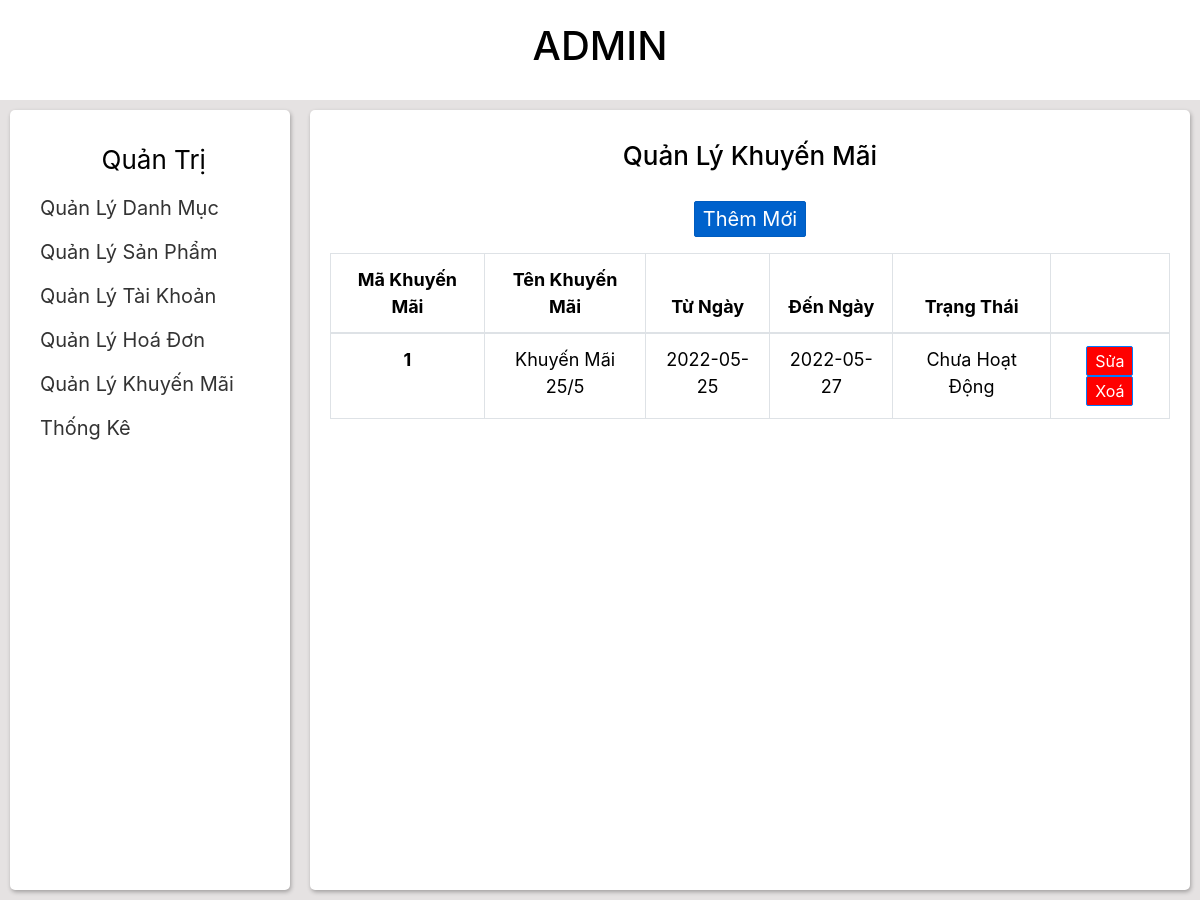
The app's page /admin/quanlykhuyenmai/quanlykhuyenmai.php with its own data.
### tables this page shows
CREATE TABLE `khuyen_mai` (
  `MaKM` varchar(10) NOT NULL,
  `TenKM` varchar(30) NOT NULL,
  `TuNgay` date NOT NULL,
  `DenNgay` date NOT NULL,
  `TrangThai` varchar(50) NOT NULL
);

### admin/quanlykhuyenmai/quanlykhuyenmai.php (the view, shortened to what this page needs)
<!DOCTYPE html>
<html>
	<head>
		<link rel="stylesheet" href="https://cdn.jsdelivr.net/npm/bootstrap@4.0.0/dist/css/bootstrap.min.css">
		<link rel="stylesheet" type="text/css" href="../../style/styleAdmin.css">
	</head>
	<body>
		<div class="header">
				<h1>ADMIN</h1>
		</div>
		<div class="wrap">
			<div class="navbar">
				<div class="navbar-wrap">
					<div class="navbar-user">
						<span>Quản Trị</span>
					</div>
					<div>
						<ul class="navbar-item">
							<li class="navbar-item-li">
								<a class="navbar-item-link" href="../quanlydanhmuc/quanlydanhmuc.php">Quản Lý Danh Mục</a>
							</li>
							<li class="navbar-item-li">
								<a class="navbar-item-link" href="../quanlysanpham/quanlysanpham.php" >Quản Lý Sản Phẩm</a>
							</li>
							<li class="navbar-item-li">
								<a class="navbar-item-link" href="../quanlytaikhoan/quanlytaikhoan.php" >Quản Lý Tài Khoản</a>
							</li>
							<li class="navbar-item-li">
								<a class="navbar-item-link" href="../quanlyhoadon/quanlyhoadon.php" >Quản Lý Hoá Đơn</a>
							</li>
							<li class="navbar-item-li">
								<a class="navbar-item-link" href="../quanlykhuyenmai/quanlykhuyenmai.php" >Quản Lý Khuyến Mãi</a>
							</li>
							<li class="navbar-item-li">
								<a class="navbar-item-link" href="../thongke/thongkedoanhthu.php" >Thống Kê</a>
							</li>
						</ul>
					</div>
				</div>
			</div>
			<div class="container">
					<?php
						include'../connect.php';
						$sql_xemkm="SELECT *FROM khuyen_mai" ;
						$result_km=mysqli_query($conn,$sql_xemkm);
					?>
				<div class="container-wrap">
					<h1 class="container-header">
						Quản Lý Khuyến Mãi
					</h1>
					<a href="themmoikhuyenmai.php" class="btn btn-primary btn-lg active mb-16" role="button" aria-pressed="true">Thêm Mới</a>
					<table class="table table-bordered">
					  <thead>
					    <tr>
					      <th scope="col">Mã Khuyến Mãi</th>
					      <th scope="col">Tên Khuyến Mãi</th>
					      <th scope="col">Từ Ngày</th>
					      <th scope="col">Đến Ngày</th>
					      <th scope="col">Trạng Thái</th>
					      <th scope="col"></th>
					    </tr>
					  </thead>
					<?php
					while ($data=mysqli_fetch_array($result_km)) {
					?>
					  <tbody>
					    <tr>
					      <th scope="row"><?php echo $data['MaKM'];?></th>
					      <td><?php echo $data['TenKM'];?></td>
					      <td><?php echo $data['TuNgay'];?></td>
					      <td><?php echo $data['DenNgay'];?></td>
					      <td><?php echo $data['TrangThai'];?></td>
					      <td>
					      	<a class="btn btn-primary" href="suakhuyenmai.php?id=<?php echo $data['MaKM']?>" role="button">Sửa</a>
					      	<a class="btn btn-primary" href="xoakhuyenmai.php?id=<?php echo $data['MaKM']?>" role="button">Xoá</a>
					      </td>
					    </tr>
					  </tbody>
					  	<?php
						}
						?>
					</table>
				</div>
			</div>
		</div>
	</body>
</html>

### style/styleAdmin.css (style rules this page uses)
* { padding: 0; margin: 0; box-sizing: border-box; }
body { font-size: 62.5%; height: 100vh; width: 100%; color: black; }
a { text-decoration: none; font-size: 20px; padding: 10px; transition: 0.3s ease; color: #333; }
.mb-16 { margin-bottom: 16px; }
ul li { list-style: none; }
.btn { background-color: red; padding: 2px 8px; border-radius: 2px; }
.header { height: 100px; display: flex; align-items: center; justify-content: center; }
.wrap { display: flex; justify-content: center; background-color: #e5e2e2; min-height: 100vh; }
.navbar { width: 25%; padding: 10px; }
.navbar-item-li { margin: 14px 0; }
.navbar-wrap, .container-wrap { padding: 20px; width: 100%; height: 100%; background-color: white; border-radius: 5px; box-shadow: 1px 2px 4px rgba(0, 0, 0, 0.3); }
.navbar-user, .container-header { margin: 10px 0; text-align: center; font-size: 26px; }
.container-wrap { text-align: center; }
.container { width: 75%; padding: 10px; }
.container-header { margin-bottom: 30px; }
.table-bordered { font-size: 18px; }

### records on screen
khuyen_mai: MaKM "1", TenKM "Khuyến Mãi 25/5", TuNgay "2022-05-25", DenNgay "2022-05-27", TrangThai "Chưa Hoạt Động"
